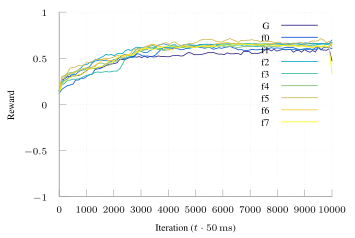

Here is the gnuplot script that generated this plot:
set terminal tikz standalone color size 9cm,6cm font '\scriptsize' preamble '\usepackage{microtype} \usepackage{times} \usepackage[T1]{fontenc} \usepackage{siunitx}\sisetup{detect-all}'
set output "ftprep-cap-reward.tex"

load "parula.pal"

set style line 102 lc rgb '#a0a0a0' lt 1 lw 1
set border ls 102
set colorbox border 102
set key textcolor rgb "black"
set tics textcolor rgb "black"
set label textcolor rgb "black"

set border 3
set grid x y
set xtics nomirror
set ytics nomirror

#set key autotitle columnhead
set datafile separator ","

set xlabel "Iteration ($t \\cdot{} \\SI{50}{\\milli\\second}$)"
set ylabel "Reward"

set yrange [-1.0:1.0]

plot '../results/ft-cap-g-avg.csv' u 1:2 w lines smooth sbezier title "G", \
     '../results/ft-cap-f0-avg.csv' u 1:2 w lines smooth sbezier title "f0", \
     '../results/ft-cap-f1-avg.csv' u 1:2 w lines smooth sbezier title "f1", \
     '../results/ft-cap-f2-avg.csv' u 1:2 w lines smooth sbezier title "f2", \
     '../results/ft-cap-f3-avg.csv' u 1:2 w lines smooth sbezier title "f3", \
     '../results/ft-cap-f4-avg.csv' u 1:2 w lines smooth sbezier title "f4", \
     '../results/ft-cap-f5-avg.csv' u 1:2 w lines smooth sbezier title "f5", \
     '../results/ft-cap-f6-avg.csv' u 1:2 w lines smooth sbezier title "f6", \
     '../results/ft-cap-f7-avg.csv' u 1:2 w lines smooth sbezier title "f7"
